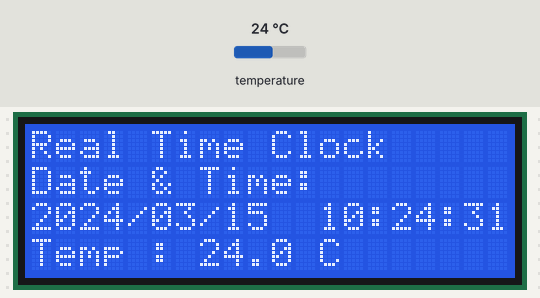
Recording of a sketch running on a simulated Arduino Uno, built with avr-gcc and run on an emulated ATmega328P. Shown: 20×4 character LCD. The test bench sets the inputs (shaded band); at power-on: temperature 24 °C. The local clock reads 2024-03-15 10:24:30 at power-on unless the sketch sets it.

Above: at 1.2 s.
1.3 s: temperature set to 12 °C
At 3.0 s:
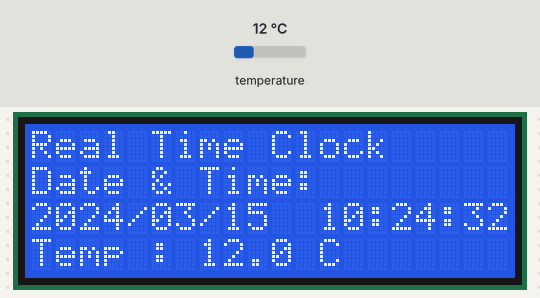
4.8 s: temperature set to 19 °C
At 6.0 s:
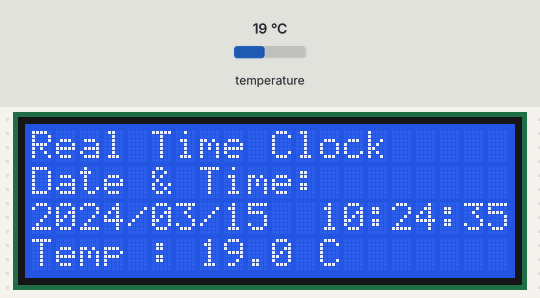
7.9 s: temperature set to 28 °C
At 9.4 s:
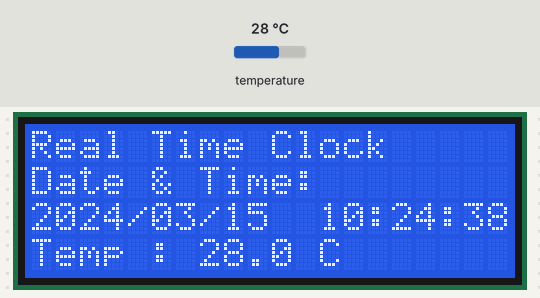
Timing chart, 0 to 10.9 s (numbered marks = the images above; inputs shaded):
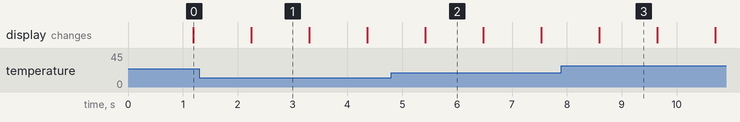

The sketch:

Ardiuno_RTC_Module_LCD.ino
```cpp
#include <Wire.h>
#include <RTClib.h>
#include <LiquidCrystal_I2C.h>

LiquidCrystal_I2C lcd(0x27, 20, 4);
RTC_DS3231 rtc;

void setup() {
  Wire.begin();
  lcd.init();
  lcd.backlight();

  lcd.setCursor(0, 0);
  lcd.print("Real Time Clock");

  if (!rtc.begin()) {
    lcd.setCursor(0, 1);
    lcd.print("RTC Not Found!");
    while (1);
  }

  if (rtc.lostPower()) {
    rtc.adjust(DateTime(F(__DATE__), F(__TIME__)));
  }
}

void loop() {
  DateTime now = rtc.now();
  float tempC = rtc.getTemperature();

  lcd.setCursor(0, 1);
  lcd.print("Date & Time:      ");

  lcd.setCursor(0, 2);
  lcd.print(now.year()); lcd.print('/');
  if (now.month() < 10) lcd.print('0');
  lcd.print(now.month()); lcd.print('/');
  if (now.day() < 10) lcd.print('0');
  lcd.print(now.day()); lcd.print("  ");
  if (now.hour() < 10) lcd.print('0');
  lcd.print(now.hour()); lcd.print(':');
  if (now.minute() < 10) lcd.print('0');
  lcd.print(now.minute()); lcd.print(':');
  if (now.second() < 10) lcd.print('0');
  lcd.print(now.second());

  lcd.setCursor(0, 3);
  lcd.print("Temp : ");
  lcd.print(tempC, 1);
  lcd.print(" C     ");

  delay(1000);
}
```
